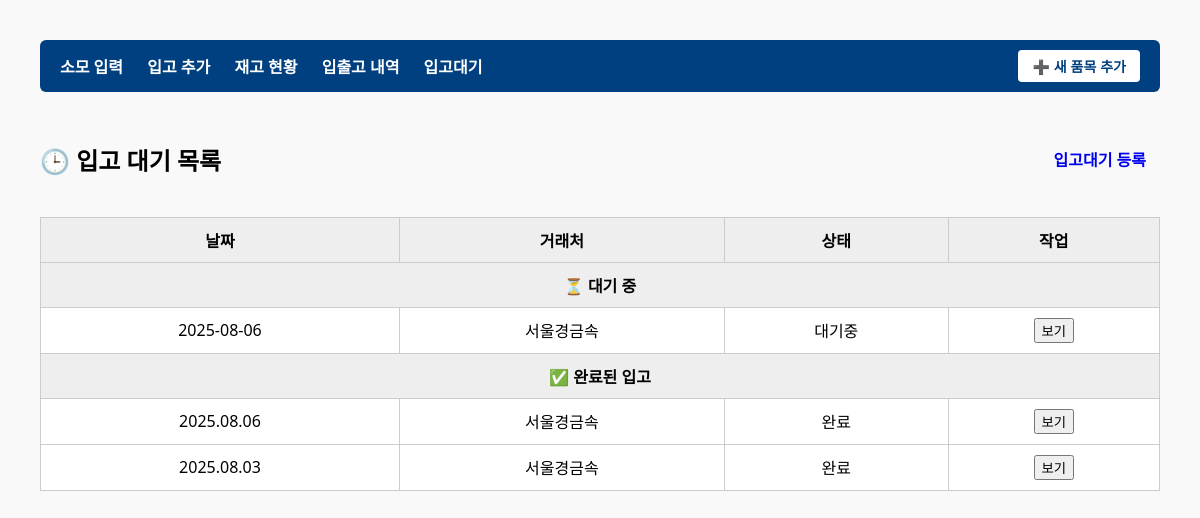
The page /pending_stock/ on the database as committed earlier.
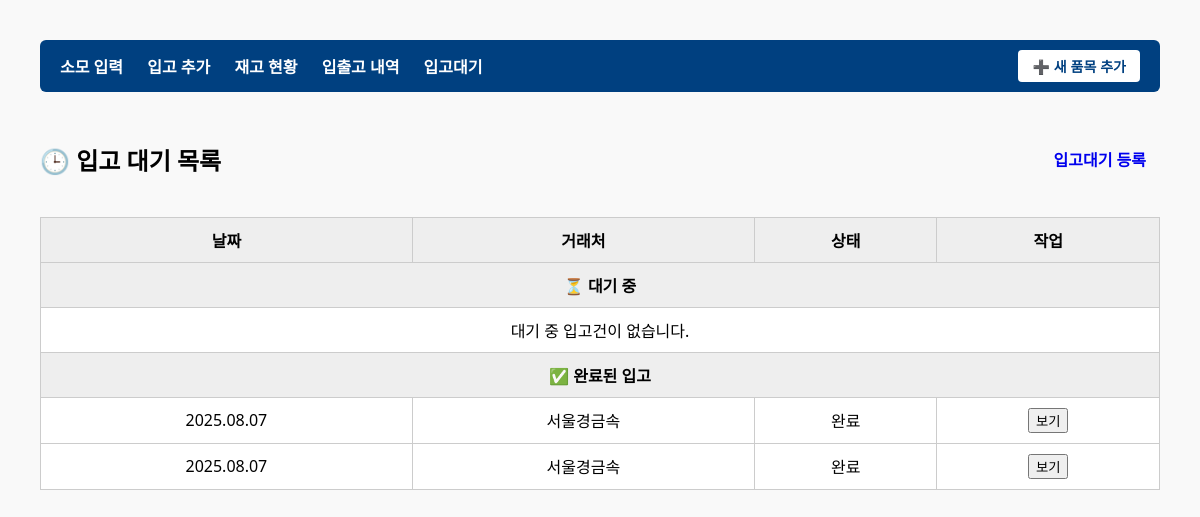
The same page on the database as committed later.
### inventory/models.py (models this page shows, shortened)
class PendingStockBatch(models.Model):
    supplier = models.CharField("거래처", max_length=100)
    uploaded_at = models.DateTimeField("입고 예정일")
    status = models.CharField("상태", max_length=10, choices=[('PENDING', '대기'), ('DONE', '완료'), ('CANCELED', '취소')], default='PENDING')
    processed_by = models.ForeignKey(InventoryUser, verbose_name="처리자", null=True, blank=True, on_delete=models.SET_NULL)
    processed_at = models.DateTimeField("처리일시", null=True, blank=True)
    class Meta:
        ordering = ['-uploaded_at']
        verbose_name = "입고 대기건"
        verbose_name_plural = "입고 대기건"

### inventory/views.py (the view)
# urls.py: path('pending_stock/', pending_stock_list, name='pending_stock_list'),
def pending_stock_list(request):
    pending_batches = PendingStockBatch.objects.filter(status='PENDING').order_by('-uploaded_at')
    done_batches = PendingStockBatch.objects.filter(status='DONE').order_by('-uploaded_at')
    for batch in pending_batches:
        batch.formatted_date = localtime(batch.uploaded_at).strftime('%Y.%m.%d')
    for batch in done_batches:
        batch.formatted_date = localtime(batch.uploaded_at).strftime('%Y.%m.%d')
    return render(request, 'inventory/pending_stock_list.html', {
        'pending_batches': pending_batches,
        'done_batches': done_batches,
    })

### inventory/context_processors.py (called while the page is built)
def common_categories(request):
    return {
        'categories': UsageCategory.objects.all()
    }

### inventory/templates/inventory/pending_stock_list.html (shortened to what this page needs)
{% extends 'inventory/base.html' %}
{% block content %}
<div class="header-bar">
  <h2>🕒 입고 대기 목록</h2>
  <a href="{% url 'paste_table_upload' %}" class="btn-register">입고대기 등록</a>
</div>
<table class="styled-table">
  <thead>
    <tr>
      <th>날짜</th>
      <th>거래처</th>
      <th>상태</th>
      <th>작업</th>
    </tr>
  </thead>
  <tbody>
    <tr>
      <th colspan="4" class="section-header">⏳ 대기 중</th>
    </tr>
    {% for batch in pending_batches %}
    <tr>
      <td>{{ batch.uploaded_at|date:"Y-m-d" }}</td>
      <td>{{ batch.supplier }}</td>
      <td>대기중</td>
      <td><button type="button" onclick="showBatchModal('{{ batch.id }}', true)" class="btn btn-sm">보기</button></td>
    </tr>
    {% empty %}
    <tr>
      <td colspan="4">대기 중 입고건이 없습니다.</td>
    </tr>
    {% endfor %}
    <tr>
      <th colspan="4" class="section-header">✅ 완료된 입고</th>
    </tr>
    {% for batch in done_batches %}
    <tr>
      <td>{{ batch.formatted_date }}</td>
      <td>{{ batch.supplier }}</td>
      <td>완료</td>
      <td><button type="button" onclick="showBatchModal('{{ batch.id }}', false)" class="btn btn-sm">보기</button></td>
    </tr>
    {% empty %}
    <tr>
      <td colspan="4">완료된 입고건이 없습니다.</td>
    </tr>
    {% endfor %}
  </tbody>
</table>
{% endblock %}

### inventory/templates/inventory/base.html (shortened to what this page needs)
{% load static %}
<!DOCTYPE html>
<html lang="ko">
<head>
  <link rel="stylesheet" href="{% static 'css/style.css' %}">
</head>
<body>
  <nav class="navbar">
    <div class="nav-links">
      <a href="{% url 'kiosk_input' %}">소모 입력</a>
      <a href="{% url 'add_stock' %}">입고 추가</a>
      <a href="{% url 'inventory_status' %}">재고 현황</a>
      <a href="{% url 'inventory_history' %}">입출고 내역</a>
      <a href="{% url 'pending_stock_list' %}">입고대기</a>
    </div>
    <div>
      <button onclick="openModal('addItemModal')">➕ 새 품목 추가</button>
    </div>
  </nav>
  {% block content %}{% endblock %}
</body>
</html>

### inventory/static/css/style.css (style rules this page uses)
body { font-family: 'Segoe UI', sans-serif; margin: 40px; background-color: #f9f9f9; }
nav { display: flex; justify-content: space-between; align-items: center; background-color: #004080; padding: 10px 20px; margin-bottom: 30px; border-radius: 6px; }
nav a { color: white; text-decoration: none; margin-right: 20px; font-weight: bold; }
nav a:last-child { margin-right: 0; }
nav button { background-color: #ffffff; color: #004080; padding: 6px 14px; font-size: 14px; font-weight: bold; border: none; border-radius: 4px; cursor: pointer; }
h2 { font-size: 24px; margin-bottom: 20px; }
table { width: 100%; border-collapse: collapse; background-color: white; }
th, td { border: 1px solid #ccc; padding: 10px; text-align: center; }
th { background-color: #eee; }
.header-bar { display: flex; justify-content: space-between; align-items: center; margin-bottom: 20px; }
.btn-register { padding: 8px 14px; font-weight: bold; border: none; border-radius: 6px; text-decoration: none; transition: background-color 0.2s ease; }

Rows that differ between the two databases and show on the page:
removed PendingStockBatch: uploaded_at "2025-08-06", supplier "서울경금속", shown under "🕒 입고 대기 목록"
removed PendingStockBatch: formatted_date "2025.08.06", supplier "서울경금속"
removed PendingStockBatch: formatted_date "2025.08.03", supplier "서울경금속"
added PendingStockBatch: formatted_date "2025.08.07", supplier "서울경금속", shown under "🕒 입고 대기 목록"
added PendingStockBatch: formatted_date "2025.08.07", supplier "서울경금속", shown under "🕒 입고 대기 목록"
Other text that changed with them:
text now shown: "대기 중 입고건이 없습니다."
